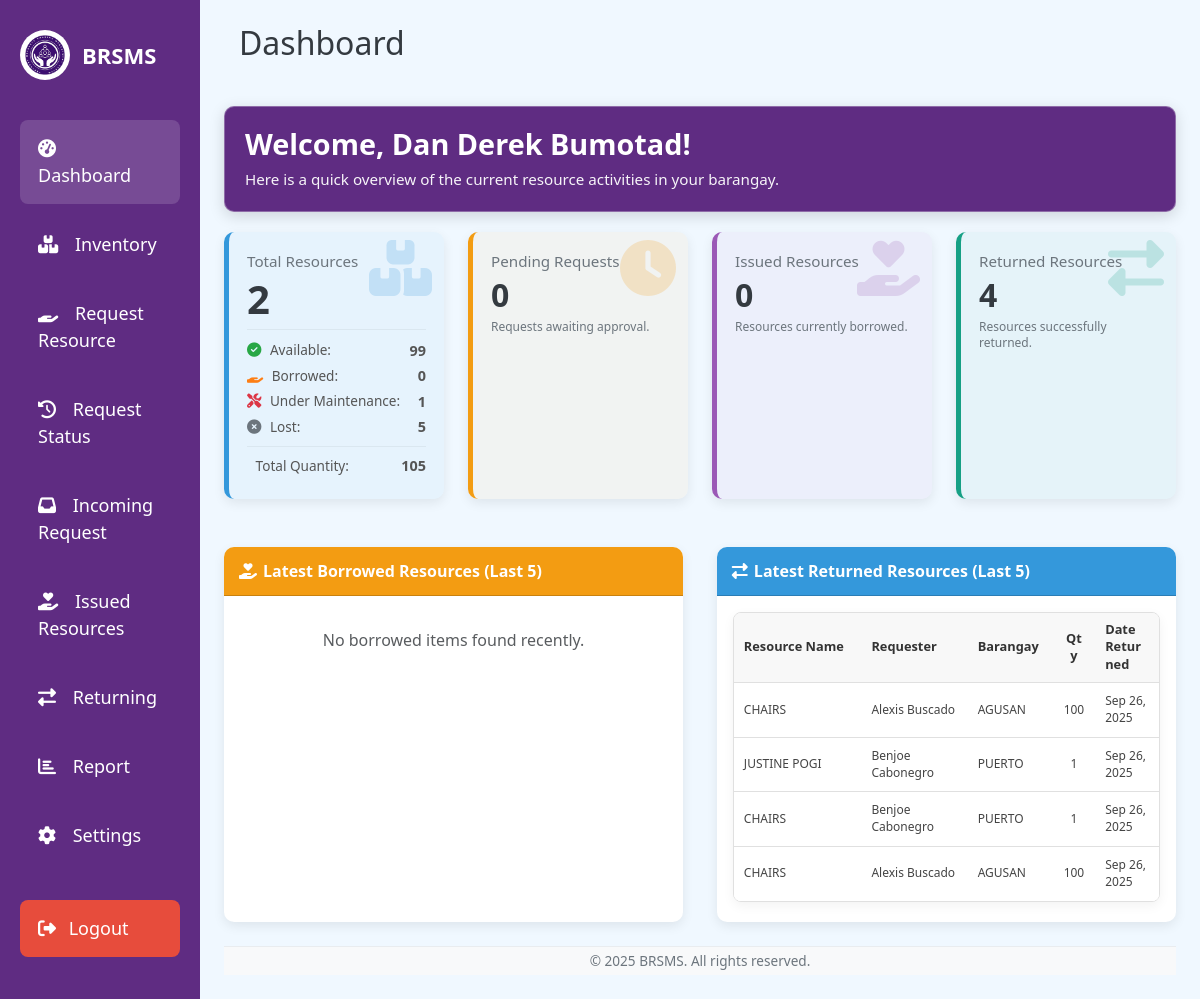
/pages/dashboard.php (signed in), run on the app's committed database.
### tables this page shows
CREATE TABLE `returns` (
  `return_id` int(11) NOT NULL,
  `req_id` int(11) NOT NULL,
  `return_date` date NOT NULL,
  `return_condition` longtext NOT NULL,
  `brgy_id` int(11) NOT NULL
);

CREATE TABLE `resources` (
  `res_id` int(11) NOT NULL,
  `res_photo` varchar(255) DEFAULT NULL,
  `res_name` varchar(100) DEFAULT NULL,
  `res_description` text DEFAULT NULL,
  `res_category_id` int(11) DEFAULT NULL,
  `res_quantity` int(11) DEFAULT NULL,
  `brgy_id` int(11) DEFAULT NULL,
  `is_bulk` tinyint(1) DEFAULT 0,
  `res_status` varchar(255) DEFAULT NULL
);

CREATE TABLE `users` (
  `user_id` int(11) NOT NULL,
  `user_full_name` varchar(100) DEFAULT NULL,
  `username` varchar(50) DEFAULT NULL,
  `password` varchar(255) DEFAULT NULL,
  `role` enum('barangay_official','secretary','captain','superadmin') NOT NULL,
  `brgy_id` int(11) DEFAULT NULL,
  `user_photo` varchar(255) DEFAULT 'uploads/default_profile.png',
  `brgy_name` varchar(255) DEFAULT NULL,
  `otp` varchar(6) DEFAULT NULL,
  `otp_expires_at` datetime DEFAULT NULL,
  `twofa_secret` varchar(255) DEFAULT NULL,
  `twofa_enabled` tinyint(1) NOT NULL DEFAULT 0,
  `two_factor_enabled` tinyint(1) DEFAULT 0
);

CREATE TABLE `barangays` (
  `brgy_id` int(11) NOT NULL,
  `brgy_name` varchar(100) NOT NULL,
  `brgy_phone_number` varchar(20) DEFAULT NULL
);

CREATE TABLE `requests` (
  `req_id` int(11) NOT NULL,
  `req_user_id` int(11) NOT NULL,
  `req_brgy_id` int(11) NOT NULL,
  `res_id` int(11) NOT NULL,
  `res_brgy_id` int(11) NOT NULL,
  `req_quantity` int(11) NOT NULL,
  `req_date` date NOT NULL,
  `return_date` date NOT NULL,
  `req_status` enum('Pending','Approved','Borrowed','Rejected','Completed','Cancelled') DEFAULT NULL,
  `borrow_timestamp` datetime DEFAULT NULL,
  `return_timestamp` datetime DEFAULT NULL,
  `req_purpose` text NOT NULL,
  `req_timestamp` timestamp NOT NULL DEFAULT current_timestamp(),
  `req_contact_number` varchar(15) NOT NULL,
  `returned_quantity` int(11) DEFAULT 0
);

### logic/dashboard/dashboard_logic.php (called while the page is built, shortened)
<?php
require_once __DIR__ . '/../logging.php';
$current_brgy_id = $_SESSION['brgy_id'];
$stats = [];
$queries = [
    'total_resources_count' => "SELECT COUNT(*) as count FROM resources WHERE brgy_id = ?",
    'total_pending_requests' => "SELECT COUNT(*) as count FROM requests WHERE res_brgy_id = ? AND req_status = 'Pending'",
    'total_issued_resources' => "SELECT COUNT(*) as count FROM requests WHERE res_brgy_id = ? AND req_status = 'Borrowed'",
    'total_returned_resources' => "SELECT COUNT(*) as count FROM returns WHERE brgy_id = ?",
    'total_available_items' => "SELECT COUNT(ri.item_id) as count FROM resource_items ri JOIN resources r ON ri.res_id = r.res_id WHERE r.brgy_id = ? AND ri.item_status = 'Available'",
    'total_borrowed_items' => "SELECT COUNT(ri.item_id) as count FROM resource_items ri JOIN resources r ON ri.res_id = r.res_id WHERE r.brgy_id = ? AND ri.item_status = 'Borrowed'",
    'total_maintenance_items' => "SELECT COUNT(ri.item_id) as count FROM resource_items ri JOIN resources r ON ri.res_id = r.res_id WHERE r.brgy_id = ? AND ri.item_status = 'Under Maintenance'",
    'total_lost_items' => "SELECT COUNT(ri.item_id) as count FROM resource_items ri JOIN resources r ON ri.res_id = r.res_id WHERE r.brgy_id = ? AND ri.item_status = 'Lost'",
];
foreach ($queries as $key => $query) {
    $stmt = $conn->prepare($query);
    $stmt->bind_param("i", $current_brgy_id);
    $stmt->execute();
    $result = $stmt->get_result();
    $row = $result->fetch_assoc();
    $stats[$key] = $row['count'] ?? $row['total'] ?? 0;
}
$stats['total_resources_quantity'] = $stats['total_available_items'] + $stats['total_borrowed_items'] + $stats['total_maintenance_items'] + $stats['total_lost_items'];
$latest_returned_resources = [];
$stmt = $conn->prepare("
    SELECT ret.return_id, ret.return_date, req.req_quantity, res.res_name, u.user_full_name, b.brgy_name
    FROM returns ret
    JOIN requests req ON ret.req_id = req.req_id
    JOIN resources res ON req.res_id = res.res_id
    JOIN users u ON req.req_user_id = u.user_id
    JOIN barangays b ON req.req_brgy_id = b.brgy_id
    WHERE ret.brgy_id = ?
    ORDER BY ret.return_date DESC
    LIMIT 5
");
$stmt->bind_param("i", $current_brgy_id);
$stmt->execute();
$result = $stmt->get_result();
while ($row = $result->fetch_assoc()) {
    $latest_returned_resources[] = $row;
}
?>

### pages/dashboard.php (the view, shortened to what this page needs)
<?php
require '../logic/dashboard/dashboard_logic.php';
?>
<!DOCTYPE html>
<html lang="en">
<head>
    <link href="https://cdn.jsdelivr.net/npm/bootstrap@5.3.0/dist/css/bootstrap.min.css" rel="stylesheet">
    <link rel="stylesheet" href="https://cdnjs.cloudflare.com/ajax/libs/font-awesome/6.5.0/css/all.min.css" />
    <link rel="stylesheet" href="https://cdn.jsdelivr.net/npm/sweetalert2@11/dist/sweetalert2.min.css">
    <link rel="stylesheet" href="/assets/css/dashboard.css">
</head>
<body>
<div class="wrapper">
    <div class="col-md-3 col-lg-2 sidebar d-flex flex-column">
        <div class="logo-container">
            <div class="logo-circle">
                <img src="../uploads/BRSMS.png" alt="BRSMS Logo">
            </div>
            <div class="logo-text">BRSMS</div>
        </div>
        <a href="dashboard.php" class="active"><i class="fas fa-tachometer-alt"></i> Dashboard</a>
        <a href="inventory.php"><i class="fas fa-boxes"></i> Inventory</a>
        <a href="request.php"><i class="fas fa-hand-holding"></i> Request Resource</a>
        <a href="request_status.php"><i class="fas fa-history"></i> Request Status</a>
        <a href="incoming.php"><i class="fas fa-inbox"></i> Incoming Request</a>
        <a href="issued_resources.php"><i class="fas fa-hand-holding-heart"></i> <span>Issued Resources</span></a>
        <a href="returning.php"><i class="fas fa-exchange-alt"></i> Returning</a>
        <a href="report.php"><i class="fas fa-chart-bar"></i> Report</a>
        <a href="user_settings.php"><i class="fas fa-cog"></i> Settings</a>
        <div class="mt-auto">
            <a href="#" class="logout-btn mt-4" id="logoutButton"><i class="fas fa-sign-out-alt me-2"></i> Logout</a>
        </div>
    </div>
    <div class="col-md-9 col-lg-10 p-4 main-content">
        <div class="d-flex justify-content-between align-items-center mb-4">
            <h2 class="page-header">
             Dashboard
            </h2>
        </div>
        <div class="welcome-message">
            <div class="welcome-text">
                <h2>Welcome, <?= htmlspecialchars($_SESSION['user_full_name']) ?>!</h2>
                <p class="mb-0">Here is a quick overview of the current resource activities in your barangay.</p>
            </div>
        </div>
        <div class="row mb-4">
            <div class="col-md-6 col-lg-3 mb-4 d-flex">
                <div class="stat-card resources h-100 w-100" onclick="window.location.href='inventory.php'">
                    <div class="content">
                        <div class="card-title">Total Resources</div>
                        <div class="card-value"><?= $stats['total_resources_count'] ?></div>
                        <div class="breakdown">
                            <div class="breakdown-item">
                                <span><i class="fas fa-check-circle status-available"></i> Available:</span>
                                <strong><?= $stats['total_available_items'] ?></strong>
                            </div>
                            <div class="breakdown-item">
                                <span><i class="fas fa-hand-holding status-borrowed"></i> Borrowed:</span>
                                <strong><?= $stats['total_borrowed_items'] ?></strong>
                            </div>
                            <div class="breakdown-item">
                                <span><i class="fas fa-tools status-maintenance"></i> Under Maintenance:</span>
                                <strong><?= $stats['total_maintenance_items'] ?></strong>
                            </div>
                            <div class="breakdown-item">
                                <span><i class="fas fa-times-circle status-lost"></i> Lost:</span>
                                <strong><?= $stats['total_lost_items'] ?></strong>
                            </div>
                            <div class="breakdown-item" style="border-top: 1px solid rgba(0,0,0,0.05); padding-top: 8px; margin-top: 8px;">
                                <span><i class="fas fa-sum"></i> Total Quantity:</span>
                                <strong><?= $stats['total_resources_quantity'] ?></strong>
                            </div>
                        </div>
                    </div>
                    <i class="fas fa-boxes card-icon"></i>
                </div>
            </div>
            <div class="col-md-6 col-lg-3 mb-4 d-flex">
                <div class="stat-card pending h-100 w-100" onclick="window.location.href='incoming.php'">
                    <div class="content">
                        <div class="card-title">Pending Requests</div>
                        <div class="card-value"><?= $stats['total_pending_requests'] ?></div>
                        <div class="card-details">
                            <small>Requests awaiting approval.</small>
                        </div>
                    </div>
                    <i class="fas fa-clock card-icon"></i>
                </div>
            </div>
            <div class="col-md-6 col-lg-3 mb-4 d-flex">
                <div class="stat-card issued h-100 w-100" onclick="window.location.href='issued_resources.php'">
                    <div class="content">
                        <div class="card-title">Issued Resources</div>
                        <div class="card-value"><?= $stats['total_issued_resources'] ?></div>
                        <div class="card-details">
                            <small>Resources currently borrowed.</small>
                        </div>
                    </div>
                    <i class="fas fa-hand-holding-heart card-icon"></i>
                </div>
            </div>
            <div class="col-md-6 col-lg-3 mb-4 d-flex">
                <div class="stat-card returned h-100 w-100" onclick="window.location.href='returning.php'">
                    <div class="content">
                        <div class="card-title">Returned Resources</div>
                        <div class="card-value"><?= $stats['total_returned_resources'] ?></div>
                        <div class="card-details">
                            <small>Resources successfully returned.</small>
                        </div>
                    </div>
                    <i class="fas fa-exchange-alt card-icon"></i>
                </div>
            </div>
        </div>
        <div class="row flex-grow-1">
            <div class="col-lg-6 mb-4 d-flex">
                <div class="card h-100 w-100">
                    <div class="card-header borrowed">
                        <i class="fas fa-hand-holding-heart"></i> Latest Borrowed Resources (Last 5)
                    </div>
                    <div class="card-body">
                        <?php if (!empty($latest_borrowed_items)): ?>
                            <div class="table-responsive">
                                <table class="table table-minimalist">
                                    <thead>
                                    <tr>
                                        <th>Resource Name</th>
                                        <th>Requester</th>
                                        <th>Barangay</th>
                                        <th>Qty</th>
                                        <th>Date Borrowed</th>
                                    </tr>
                                    </thead>
                                    <tbody>
                                    <?php foreach ($latest_borrowed_items as $item): ?>
                                        <tr>
                                            <td data-label="Resource Name"><?= htmlspecialchars($item['res_name']) ?></td>
                                            <td data-label="Requester"><?= htmlspecialchars($item['user_full_name']) ?></td>
                                            <td data-label="Barangay"><?= htmlspecialchars($item['brgy_name']) ?></td>
                                            <td data-label="Quantity"><?= $item['req_quantity'] ?></td>
                                            <td data-label="Date Borrowed"><?= date('M d, Y', strtotime($item['req_date'])) ?></td>
                                        </tr>
                                    <?php endforeach; ?>
                                    </tbody>
                                </table>
                            </div>
                        <?php else: ?>
                            <p class="text-muted mb-0 text-center py-3">No borrowed items found recently.</p>
                        <?php endif; ?>
                    </div>
                </div>
            </div>
            <div class="col-lg-6 mb-4 d-flex">
                <div class="card h-100 w-100">
                    <div class="card-header returned">
                        <i class="fas fa-exchange-alt"></i> Latest Returned Resources (Last 5)
                    </div>
                    <div class="card-body">
                        <?php if (!empty($latest_returned_resources)): ?>
                            <div class="table-responsive">
                                <table class="table table-minimalist">
                                    <thead>
                                    <tr>
                                        <th>Resource Name</th>
                                        <th>Requester</th>
                                        <th>Barangay</th>
                                        <th>Qty</th>
                                        <th>Date Returned</th>
                                    </tr>
                                    </thead>
                                    <tbody>
                                    <?php foreach ($latest_returned_resources as $item): ?>
                                        <tr>
                                            <td data-label="Resource Name"><?= htmlspecialchars($item['res_name']) ?></td>
                                            <td data-label="Requester"><?= htmlspecialchars($item['user_full_name']) ?></td>
                                            <td data-label="Barangay"><?= htmlspecialchars($item['brgy_name']) ?></td>
                                            <td data-label="Quantity"><?= $item['req_quantity'] ?></td>
                                            <td data-label="Date Returned"><?= date('M d, Y', strtotime($item['return_date'])) ?></td>
                                        </tr>
                                    <?php endforeach; ?>
                                    </tbody>
                                </table>
                            </div>
                        <?php else: ?>
                            <p class="text-muted mb-0 text-center py-3">No returned resources found recently.</p>
                        <?php endif; ?>
                    </div>
                </div>
            </div>
        </div>
        <footer class="footer mt-auto py-1">
            <div class="container-fluid">
                <span>&copy; <?= date('Y') ?> BRSMS. All rights reserved.</span>
            </div>
        </footer>
    </div>
</div>
</body>
</html>

### data on the page
returns: resources.res_name "CHAIRS", users.user_full_name "Alexis Buscado", barangays.brgy_name "AGUSAN", req.req_quantity "100", return_date "Sep 26, 2025"
returns: resources.res_name "JUSTINE POGI", users.user_full_name "Benjoe Cabonegro", barangays.brgy_name "PUERTO", req.req_quantity "1", return_date "Sep 26, 2025"
returns: resources.res_name "CHAIRS", users.user_full_name "Benjoe Cabonegro", barangays.brgy_name "PUERTO", req.req_quantity "1", return_date "Sep 26, 2025"
returns: resources.res_name "CHAIRS", users.user_full_name "Alexis Buscado", barangays.brgy_name "AGUSAN", req.req_quantity "100", return_date "Sep 26, 2025"

### other printed values
$_SESSION['user_full_name'] "Dan Derek Bumotad"
$stats['total_resources_count'] "2"
$stats['total_available_items'] "99"
$stats['total_borrowed_items'] "0"
$stats['total_maintenance_items'] "1"
$stats['total_lost_items'] "5"
$stats['total_resources_quantity'] "105"
$stats['total_pending_requests'] "0"
$stats['total_issued_resources'] "0"
$stats['total_returned_resources'] "4"
